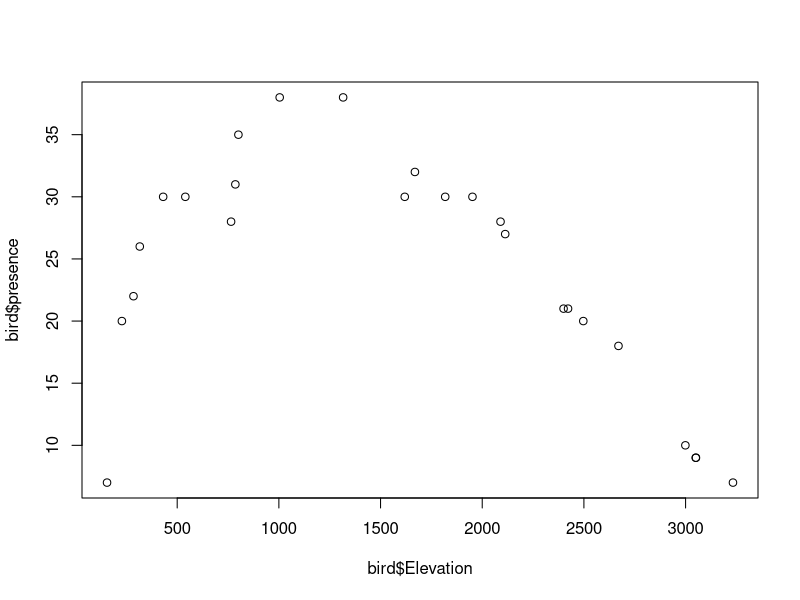
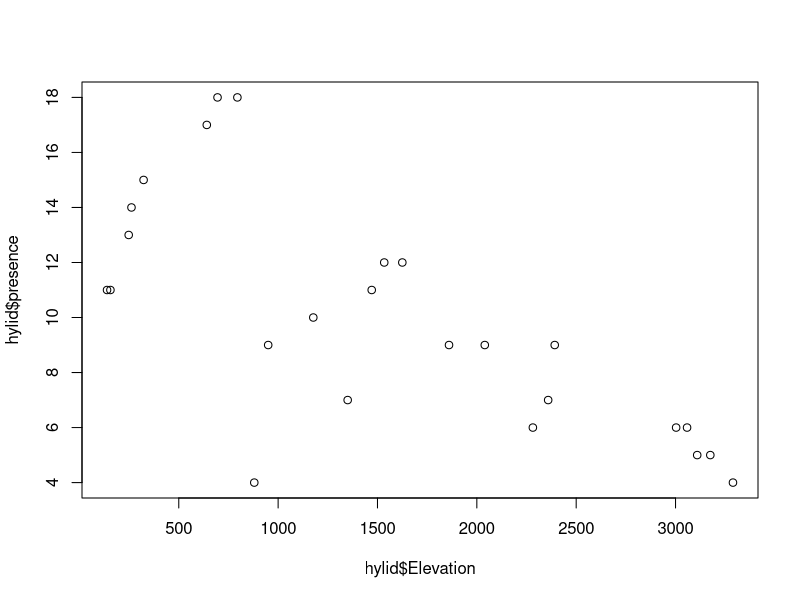

Generate these figures, in order, with R:
#is it possible that the same pattern is produced by different processes?
bird<-read.csv("Hummingbirds.csv")
bird$Elevation<-as.numeric(gsub("Elev_", "", bird$Elevation))

hylid<-read.csv("Hylids.csv")
hylid$Elevation<-as.numeric(gsub("Elev_", "", hylid$Elevation))

#summarize the presence of species at each elevation
i<-1
bird$presence<-c()
for (i in 1:length(bird$Elevation)){
  bird$presence[i]<-sum(bird[i,])-bird$Elevation[i]
  i<-i+1
}
plot(bird$Elevation, bird$presence)

#start of range
start<-rle(bird$Sp1)$length[1]+1
range.length<-rle(bird$Sp1)$length[2]
top.edge<-length(bird$Elevation)-range.length
new.start<-sample(1:(top.edge),1)
new.vector<-c(rep(0, (length(bird$Elevation)-(new.start+range.length))), rep (1, top.edge), rep(0, new.start))
#caculate 
i<-1
hylid$presence<-c()
for (i in 1:length(hylid$Elevation)){
  hylid$presence[i]<-sum(hylid[i,])-hylid$Elevation[i]
  i<-i+1
}
plot(hylid$Elevation, hylid$presence)
